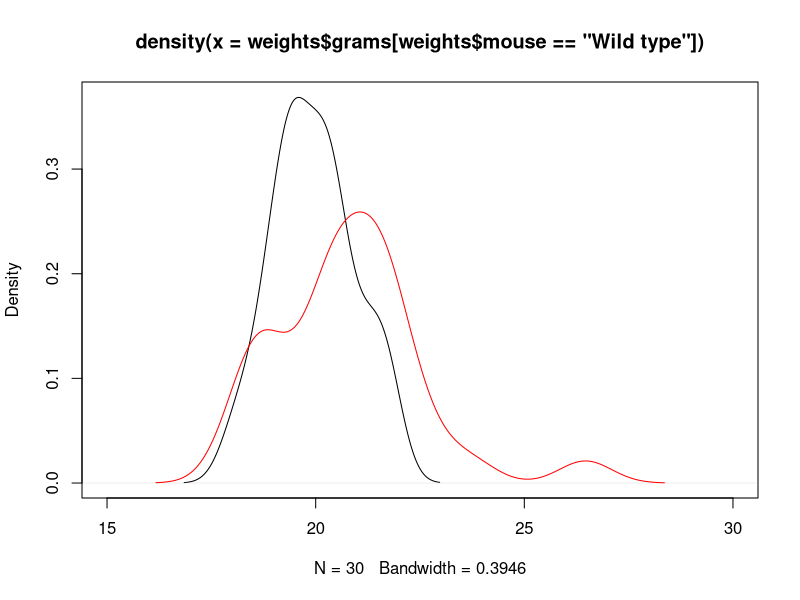
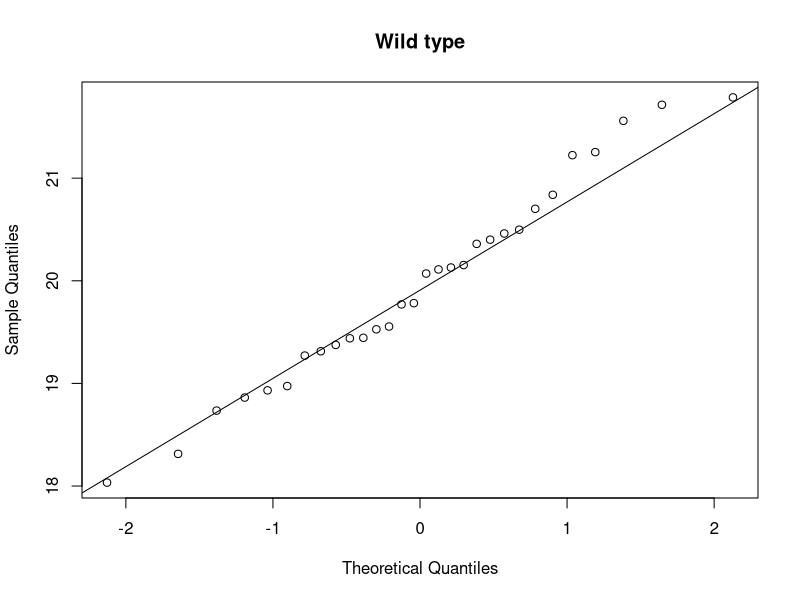
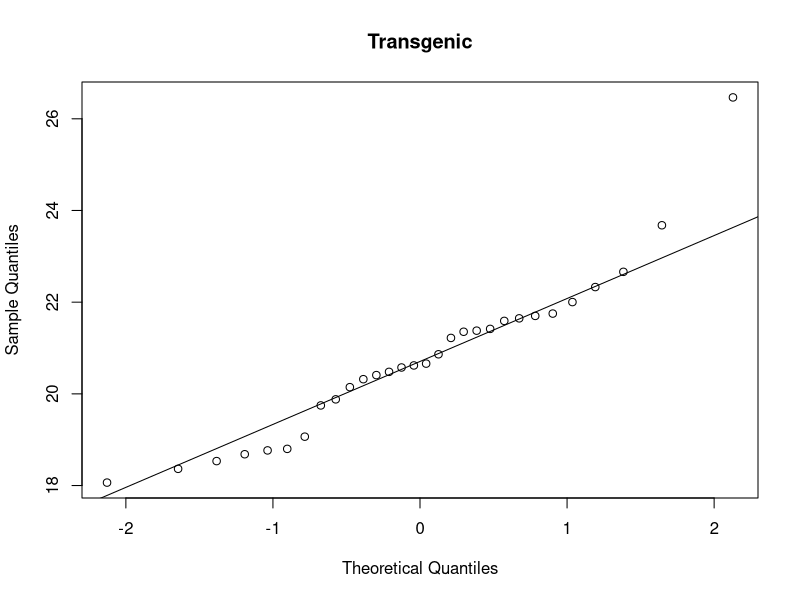

The R source for these figures, in order:
## ---- chunk 1
weights <- read.delim("../data/weights.txt",
                      stringsAsFactors = FALSE)
head(weights)
## ---- chunk 2
plot(density(weights$grams[weights$mouse == "Wild type"]), xlim = c(15, 30))
lines(density(weights$grams[weights$mouse == "Transgenic"]), col = "red")
## ---- chunk 3
qqnorm(weights$grams[weights$mouse == "Wild type"], main = "Wild type")
qqline(weights$grams[weights$mouse == "Wild type"])
qqnorm(weights$grams[weights$mouse == "Transgenic"], main = "Transgenic")
qqline(weights$grams[weights$mouse == "Transgenic"])
